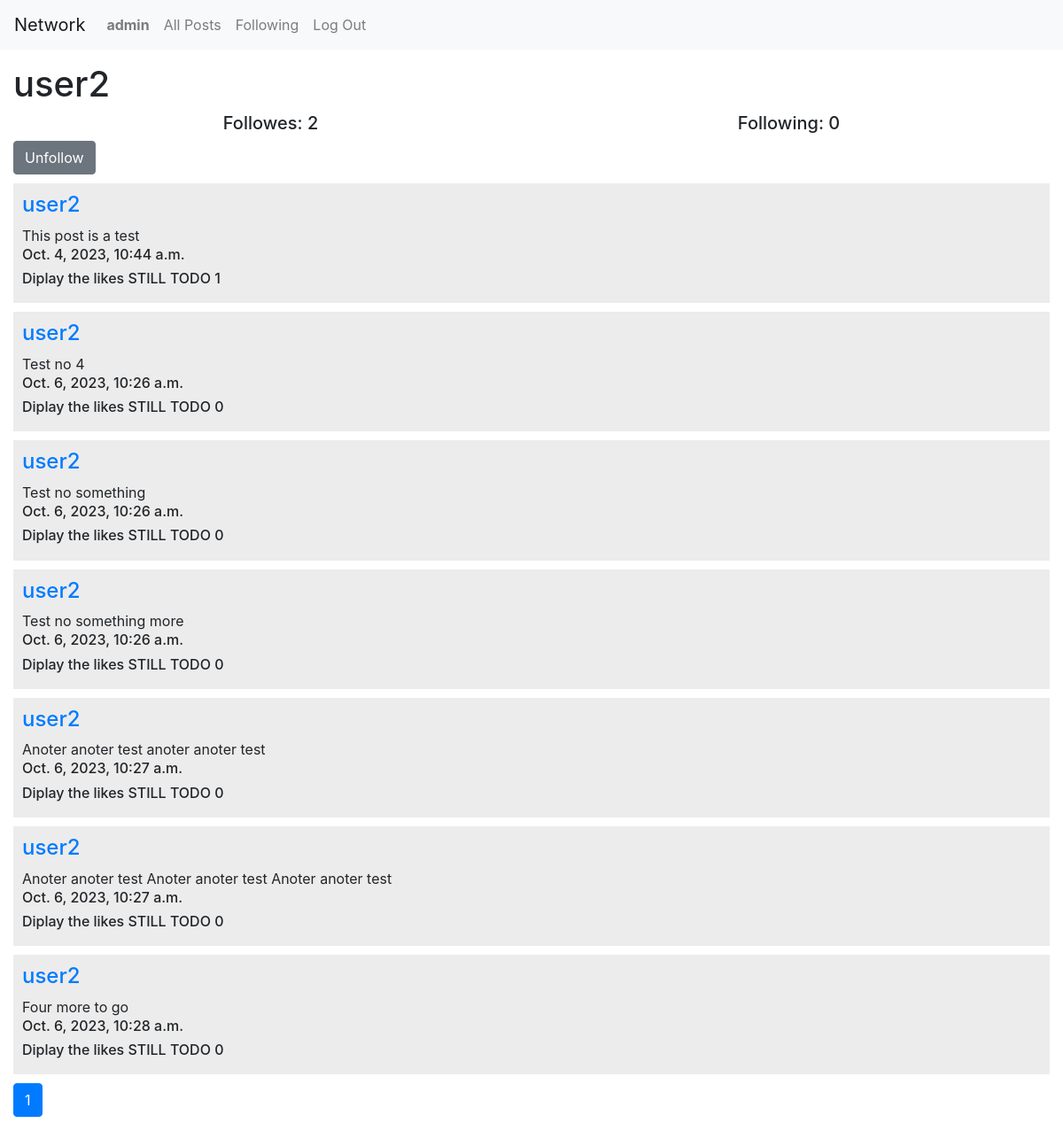
/user/2 (signed in), run on the app's committed database.
### network/models.py (models this page shows, shortened)
class User(AbstractUser):
    pass

class Post(models.Model):
    author = models.ForeignKey(User, on_delete=models.CASCADE, related_name="posts")
    content = models.TextField(blank=False)
    date = models.DateTimeField(auto_now_add=True)
    likes = models.ManyToManyField(User, blank=True, related_name='likes')

### network/views.py (the view)
# urls.py: path("user/<int:user_id>", views.user_profile, name="user_profile"),
def user_profile(request, user_id):
    current_user = request.user
    profile_user = User.objects.get(pk=user_id)
    users_posts = Post.objects.filter(author=profile_user)
    paginator = Paginator(users_posts, 10)
    page_number = request.GET.get('page')
    page_obj = paginator.get_page(page_number)
    followers = Following.objects.filter(followed_user=profile_user)
    following = Following.objects.filter(user=profile_user)
    is_following = False
    for follower in followers:
        if current_user == follower.user:
            is_following = True
    return render(request, "network/user_profile.html", {
        "profile_user": profile_user,
        "page_obj": page_obj,
        "followers":followers.count(),
        "following":following.count(),
        "is_following":is_following,
    })

### network/templates/network/user_profile.html (shortened to what this page needs)
{% extends "network/layout.html" %}
{% block body %}
<div class="home_page">
    <div class="user_profile">
        <h1>{{profile_user.username}}</h1>
        <div class="user_info">
            <h5>Followes: {{followers}}</h5>
            <h5>Following: {{following}}</h5>
        </div>
    </div>
    {% if user.is_authenticated %}
        {% if user != profile_user %}
            {% if is_following %}
            <form action="{% url 'togglefollow' profile_user.id 'unfollow' %}">
                <input type="submit" class="btn btn-secondary" value="Unfollow">
            </form>
            {% else %}
            <form action="{% url 'togglefollow' profile_user.id 'follow' %}">
                <input type="submit" class="btn btn-primary" value="Follow">
            </form>
            {% endif %}
        {% endif %}
    {% endif %}
    {% for post in page_obj %}
    <div class="each_post">
        <h4><a href = "{% url 'user_profile' post.author.id %}">{{ post.author }}</a></h4>
        {{ post.content }}
        <h6>{{ post.date }}</h6>
        <h6>Diplay the likes STILL TODO {{ post.likes.count }}</h6>
    </div>
    {% endfor %}
     <nav aria-label="Page navigation example">
        <ul class="pagination">
        <li class="page-item active" aria-current="page"><a class="page-link" href="?page={{ page_obj.number }}">{{ page_obj.number }}</a></li>
        </ul>
</div>
{% endblock %}

### network/templates/network/layout.html (shortened to what this page needs)
{% load static %}
<!DOCTYPE html>
<html lang="en">
    <head>
        <link rel="stylesheet" href="https://stackpath.bootstrapcdn.com/bootstrap/4.4.1/css/bootstrap.min.css">
        <link href="{% static 'network/styles.css' %}" rel="stylesheet">
    </head>
    <body>
        <nav class="navbar navbar-expand-lg navbar-light bg-light">
            <a class="navbar-brand" href="#">Network</a>
            <div>
              <ul class="navbar-nav mr-auto">
                {% if user.is_authenticated %}
                    <li class="nav-item">
                        <a class="nav-link" href="#"><strong>{{ user.username }}</strong></a>
                    </li>
                {% endif %}
                <li class="nav-item">
                  <a class="nav-link" href="{% url 'index' %}">All Posts</a>
                </li>
                {% if user.is_authenticated %}
                    <li class="nav-item">
                        <a class="nav-link" href="{% url 'following_page' %}">Following</a>
                    </li>
                    <li class="nav-item">
                        <a class="nav-link" href="{% url 'logout' %}">Log Out</a>
                    </li>
                {% endif %}
              </ul>
            </div>
          </nav>
        <div class="body">
            {% block body %}
            {% endblock %}
        </div>
    </body>
</html>

### network/static/network/styles.css (style rules this page uses)
.home_page { margin: 15px; }
.each_post { margin: 10px 0 10px 0; background-color: rgb(236, 236, 236); padding: 10px; }
.user_info { display: flex; justify-content: space-around; }

### data on the page
User: username "admin"
User: username "user2"
Post: author "user2", content "This post is a test", date "Oct. 4, 2023, 10:44 a.m.", likes.count "1"
Post: author "user2", content "Test no 4", date "Oct. 6, 2023, 10:26 a.m.", likes.count "0"
Post: author "user2", content "Test no something", date "Oct. 6, 2023, 10:26 a.m.", likes.count "0"
Post: author "user2", content "Test no something more", date "Oct. 6, 2023, 10:26 a.m.", likes.count "0"
Post: author "user2", content "Anoter anoter test anoter anoter test", date "Oct. 6, 2023, 10:27 a.m.", likes.count "0"
Post: author "user2", content "Anoter anoter test Anoter anoter test Anoter anoter test", date "Oct. 6, 2023, 10:27 a.m.", likes.count "0"
Post: author "user2", content "Four more to go", date "Oct. 6, 2023, 10:28 a.m.", likes.count "0"

### other printed values
{{ followers }} "2"
{{ following }} "0"
{{ page_obj.number }} "1"
